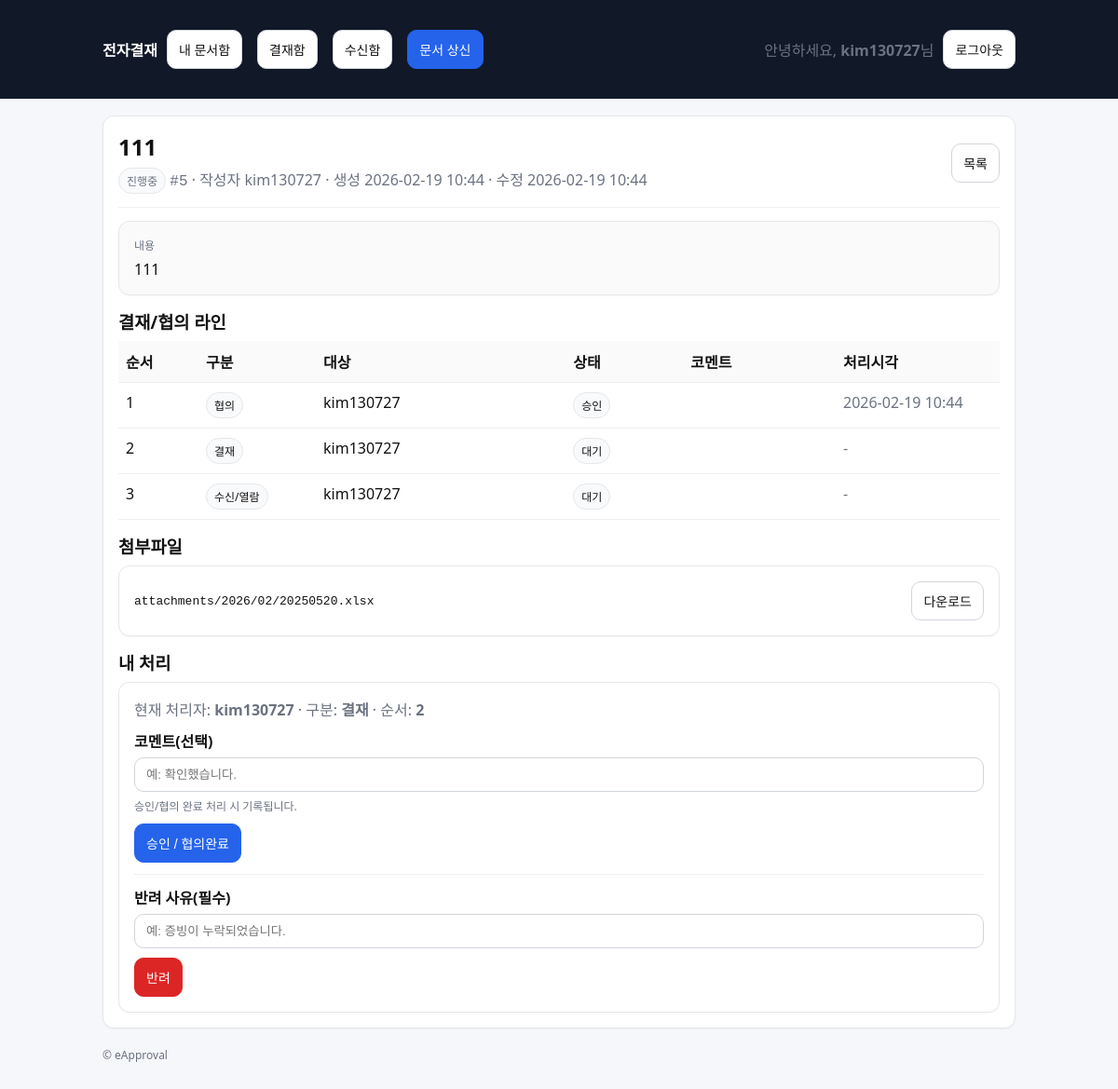
Before: /approvals/5/ (signed in) with the older database file.
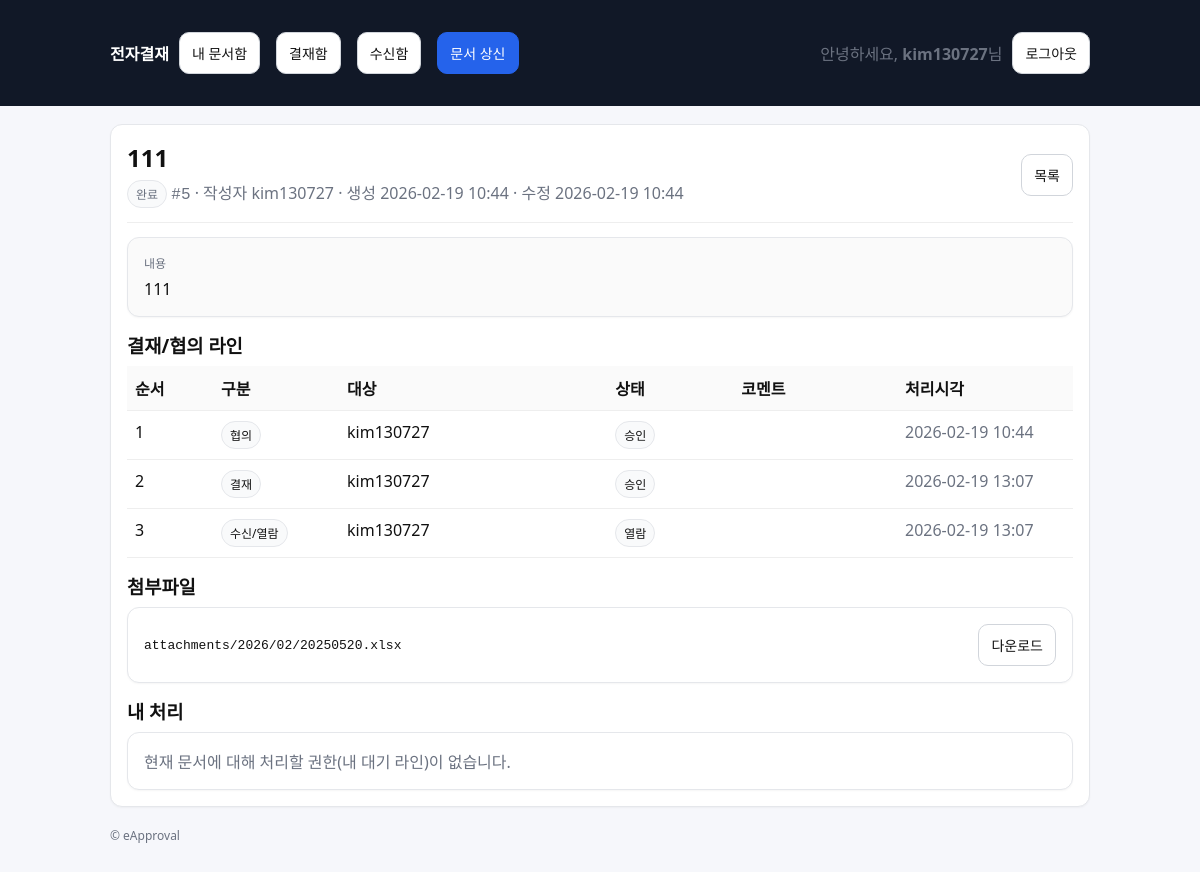
After: the same page with the newer database file.
### approvals/models.py (models this page shows, shortened)
class Document(models.Model):
    class Status(models.TextChoices):
        DRAFT = "DRAFT", "임시"
        SUBMITTED = "SUBMITTED", "상신"
        IN_PROGRESS = "IN_PROGRESS", "진행중"
        REJECTED = "REJECTED", "반려"
        COMPLETED = "COMPLETED", "완료"
    title = models.CharField(max_length=200)
    content = models.TextField(blank=True)
    created_by = models.ForeignKey(
        settings.AUTH_USER_MODEL, on_delete=models.PROTECT, related_name="docs_created"
    )
    status = models.CharField(max_length=20, choices=Status.choices, default=Status.DRAFT)
    current_line_order = models.PositiveIntegerField(default=1)
    created_at = models.DateTimeField(auto_now_add=True)
    updated_at = models.DateTimeField(auto_now=True)

class DocumentLine(models.Model):
    class Role(models.TextChoices):
        CONSULT = "CONSULT", "협의"
        APPROVE = "APPROVE", "결재"
        RECEIVE = "RECEIVE", "수신/열람"
    class Decision(models.TextChoices):
        PENDING = "PENDING", "대기"
        APPROVED = "APPROVED", "승인"
        REJECTED = "REJECTED", "반려"
        READ = "READ", "열람"
    document = models.ForeignKey(Document, on_delete=models.CASCADE, related_name="lines")
    role = models.CharField(max_length=10, choices=Role.choices)
    order = models.PositiveIntegerField()
    user = models.ForeignKey(settings.AUTH_USER_MODEL, on_delete=models.PROTECT)
    decision = models.CharField(max_length=10, choices=Decision.choices, default=Decision.PENDING)
    comment = models.CharField(max_length=300, blank=True)
    acted_at = models.DateTimeField(null=True, blank=True)
    class Meta:
        ordering = ["order", "id"]

class Attachment(models.Model):
    document = models.ForeignKey(Document, on_delete=models.CASCADE, related_name="attachments")
    file = models.FileField(upload_to=attachment_upload_to)
    uploaded_by = models.ForeignKey(settings.AUTH_USER_MODEL, on_delete=models.PROTECT)
    created_at = models.DateTimeField(auto_now_add=True)

### approvals/views.py (the view)
# urls.py: path("approvals/<int:doc_id>/", views.doc_detail, name="doc_detail"),
@login_required
def doc_detail(request, doc_id: int):
    doc = get_object_or_404(Document, id=doc_id)
    if not can_view_document(request.user, doc):
        raise Http404
    if doc.status == Document.Status.COMPLETED:
        mark_read(doc=doc, actor=request.user)
    current_line = doc.lines.filter(order=doc.current_line_order, decision="PENDING").first()
    can_act = bool(current_line) and (current_line.user_id == request.user.id or request.user.is_superuser)
    return render(
        request,
        "approvals/doc_detail.html",
        {"doc": doc, "current_line": current_line, "can_act": can_act},
    )

### approvals/permissions.py (called while the page is built, shortened)
def can_view_document(user, doc: Document) -> bool:
    if not user.is_authenticated:
        return False
    if user.is_superuser:
        return True

### approvals/services.py (called while the page is built)
@transaction.atomic
def mark_read(*, doc: Document, actor) -> Document:
    line = doc.lines.filter(role=DocumentLine.Role.RECEIVE, user_id=actor.id).first()
    if not line:
        return doc
    if line.decision == DocumentLine.Decision.PENDING:
        line.decision = DocumentLine.Decision.READ
        line.acted_at = timezone.now()
        line.save(update_fields=["decision", "acted_at"])
    return doc

### templates/approvals/doc_detail.html (shortened to what this page needs)
{% extends "base.html" %}
{% block content %}
  <div class="card">
    <div class="row" style="justify-content:space-between;">
      <div>
        <h2 style="margin:0;">{{ doc.title }}</h2>
        <div class="muted" style="margin-top:6px;">
          <span class="badge">{{ doc.get_status_display }}</span>
          <span class="mono">#{{ doc.id }}</span>
          · 작성자 {{ doc.created_by.username }}
          · 생성 {{ doc.created_at|date:"Y-m-d H:i" }}
          · 수정 {{ doc.updated_at|date:"Y-m-d H:i" }}
        </div>
      </div>
      <div>
        <a class="btn" href="{% url 'approvals:doc_list' %}">목록</a>
      </div>
    </div>
    <hr style="border:none; border-top:1px solid #eee; margin:14px 0;">
    <div class="card" style="background:#fafafa;">
      <div class="muted" style="font-size:12px; margin-bottom:6px;">내용</div>
      <div style="white-space:pre-wrap;">{{ doc.content|default:"(내용 없음)" }}</div>
    </div>
    <div style="margin-top:14px;">
      <h3 style="margin:0 0 8px 0;">결재/협의 라인</h3>
      <table class="table">
        <thead>
          <tr>
            <th style="width:70px;">순서</th>
            <th style="width:110px;">구분</th>
            <th>대상</th>
            <th style="width:110px;">상태</th>
            <th>코멘트</th>
            <th style="width:160px;">처리시각</th>
          </tr>
        </thead>
        <tbody>
          {% for line in doc.lines.all %}
          <tr>
            <td>{{ line.order }}</td>
            <td><span class="badge">{{ line.get_role_display }}</span></td>
            <td>{{ line.user.username }}</td>
            <td><span class="badge">{{ line.get_decision_display }}</span></td>
            <td class="muted">{{ line.comment|default:"" }}</td>
            <td class="muted">
              {% if line.acted_at %}{{ line.acted_at|date:"Y-m-d H:i" }}{% else %}-{% endif %}
            </td>
          </tr>
          {% empty %}
          <tr><td colspan="6" class="muted">라인이 없습니다.</td></tr>
          {% endfor %}
        </tbody>
      </table>
    </div>
    <div style="margin-top:14px;">
      <h3 style="margin:0 0 8px 0;">첨부파일</h3>
      <div class="card">
        {% for att in doc.attachments.all %}
          <div class="row" style="justify-content:space-between;">
            <div class="mono" style="font-size:13px;">{{ att.file.name }}</div>
            <a class="btn" href="{% url 'approvals:attachment_download' att.id %}">다운로드</a>
          </div>
        {% empty %}
          <div class="muted">첨부파일이 없습니다.</div>
        {% endfor %}
      </div>
    </div>
    <div style="margin-top:14px;">
      <h3 style="margin:0 0 8px 0;">내 처리</h3>
      {% if can_act %}
        <div class="card">
          <div class="muted" style="margin-bottom:10px;">
            현재 처리자: <strong>{{ current_line.user.username }}</strong>
            · 구분: <strong>{{ current_line.get_role_display }}</strong>
            · 순서: <strong>{{ current_line.order }}</strong>
          </div>
          <form method="post" action="{% url 'approvals:act_approve' doc.id %}">
            <div class="field">
              <label for="comment_approve">코멘트(선택)</label>
              <input id="comment_approve" type="text" name="comment" placeholder="예: 확인했습니다." />
              <div class="help">승인/협의 완료 처리 시 기록됩니다.</div>
            </div>
            <button class="btn btn-primary" type="submit">승인 / 협의완료</button>
          </form>
          <hr style="border:none; border-top:1px solid #eee; margin:12px 0;">
          <form method="post" action="{% url 'approvals:act_reject' doc.id %}">
            <div class="field">
              <label for="comment_reject">반려 사유(필수)</label>
              <input id="comment_reject" type="text" name="comment" placeholder="예: 증빙이 누락되었습니다." required />
            </div>
            <button class="btn btn-danger" type="submit">반려</button>
          </form>
        </div>
      {% else %}
        <div class="card muted">
          현재 문서에 대해 처리할 권한(내 대기 라인)이 없습니다.
        </div>
      {% endif %}
    </div>
  </div>
{% endblock %}

### templates/base.html (shortened to what this page needs)
<!doctype html>
<html lang="ko">
<head>
</head>
<body>
  <header>
    <div class="wrap">
      <nav>
        <a href="{% url 'approvals:home' %}"><strong>전자결재</strong></a>
        <a class="btn" href="{% url 'approvals:doc_list' %}">내 문서함</a>
        <a class="btn" href="{% url 'approvals:inbox' %}">결재함</a>
        <a class="btn" href="{% url 'approvals:received' %}">수신함</a>
        <a class="btn btn-primary" href="{% url 'approvals:doc_create' %}">문서 상신</a>
        {% if user.is_authenticated %}
          <span class="muted">안녕하세요, <strong>{{ user.username }}</strong>님</span>
          <form method="post" action="{% url 'accounts:logout' %}" style="display:inline;">
            <button class="btn" type="submit">로그아웃</button>
          </form>
        {% else %}
          <a class="btn" href="{% url 'accounts:login' %}">로그인</a>
          <a class="btn btn-primary" href="{% url 'accounts:signup' %}">회원가입</a>
        {% endif %}
      </nav>
    </div>
  </header>
  <main class="wrap">
    {% block content %}{% endblock %}
    <footer class="muted">
      <div>© eApproval</div>
    </footer>
  </main>
</body>
</html>

### templates/base.html (style rules this page uses)
body { font-family: system-ui, -apple-system, Segoe UI, Roboto, "Noto Sans KR", Arial, sans-serif; margin:0; background:#f6f7fb; color:#111; }
header { background:#111827; color:#fff; padding:14px 18px; }
header a { color:#fff; text-decoration:none; }
.wrap { max-width: 980px; margin: 0 auto; padding: 18px; }
nav { display:flex; gap:10px; flex-wrap:wrap; align-items:center; }
.card { background:#fff; border:1px solid #e5e7eb; border-radius:12px; padding:16px; box-shadow: 0 1px 2px rgba(0,0,0,0.04); }
.btn { display:inline-block; padding:10px 12px; border-radius:10px; border:1px solid #d1d5db; background:#fff; text-decoration:none; color:#111; font-size:14px; }
.btn-primary { background:#2563eb; border-color:#2563eb; color:#fff; }
.btn + .btn { margin-left: 6px; }
.muted { color:#6b7280; }
.mono { font-family: ui-monospace, SFMono-Regular, Menlo, Monaco, Consolas, "Liberation Mono", "Courier New", monospace; }
.table { width:100%; border-collapse: collapse; }
.table th, .table td { border-bottom:1px solid #eee; padding:10px 8px; text-align:left; vertical-align:top; }
.table th { background:#fafafa; font-weight:600; }
.badge { display:inline-block; padding:4px 8px; border-radius:999px; font-size:12px; border:1px solid #e5e7eb; background:#f9fafb; }
.row { display:flex; gap:10px; flex-wrap:wrap; align-items:center; }
footer { padding: 20px 0; color:#6b7280; font-size:12px; }

Changed rows visible on the page:
changed Document "kim130727": status "진행중" → "완료"
changed DocumentLine "결재": decision "대기" → "승인"; acted_at (not shown) → "2026-02-19 13:07"; user.username "kim130727" → (not shown); role "결재" → (not shown); order "2" → (not shown)
changed DocumentLine "수신/열람": decision "대기" → "열람"; acted_at (not shown) → "2026-02-19 13:07"; no longer shows "-"
Other visible differences:
text no longer shown: "현재 처리자: · 구분: · 순서: 코멘트(선택) 승인/협의 완료 처리 시 기록됩니다. 승인 / 협의완료 반려 사유(필수) 반려"
text now shown: "현재 문서에 대해 처리할 권한(내 대기 라인)이 없습니다."
